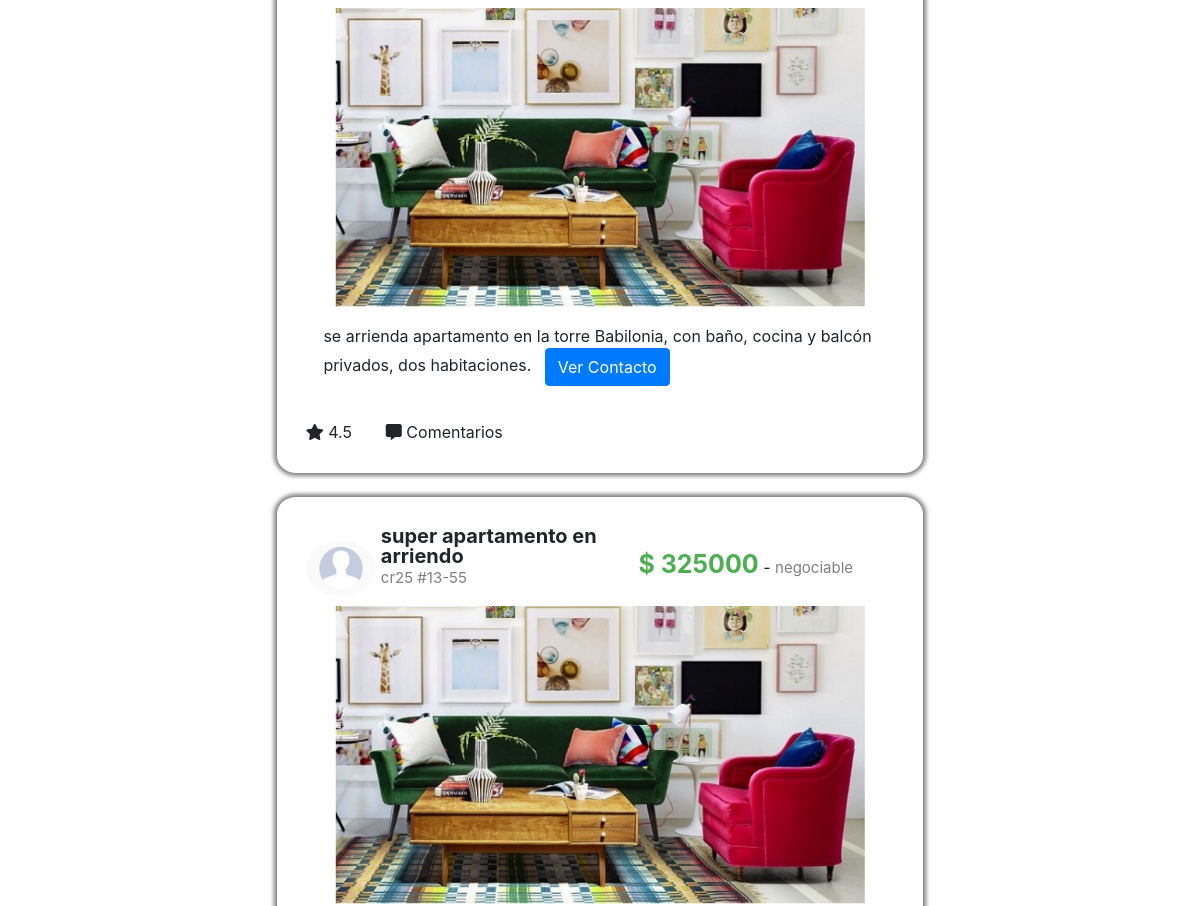
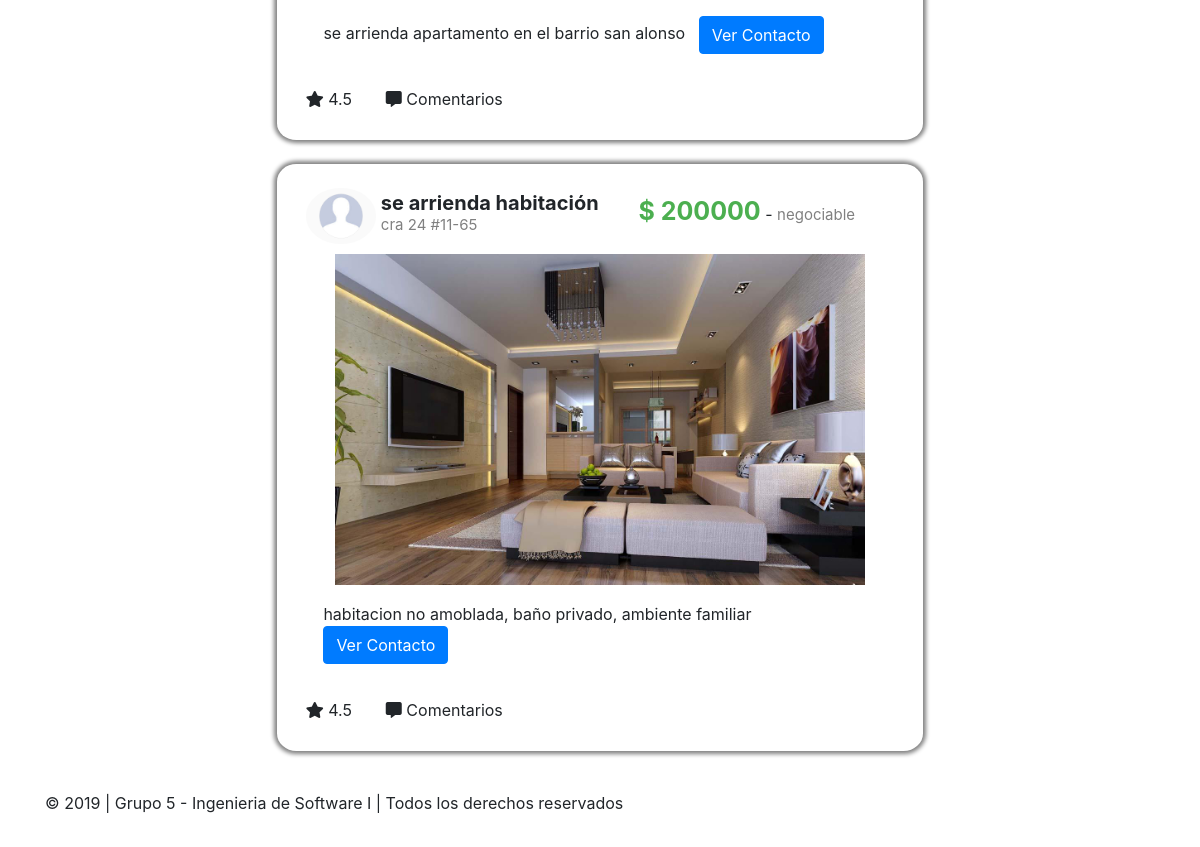
Before: / (lower part) with the older database file (2 pictures, top to bottom).
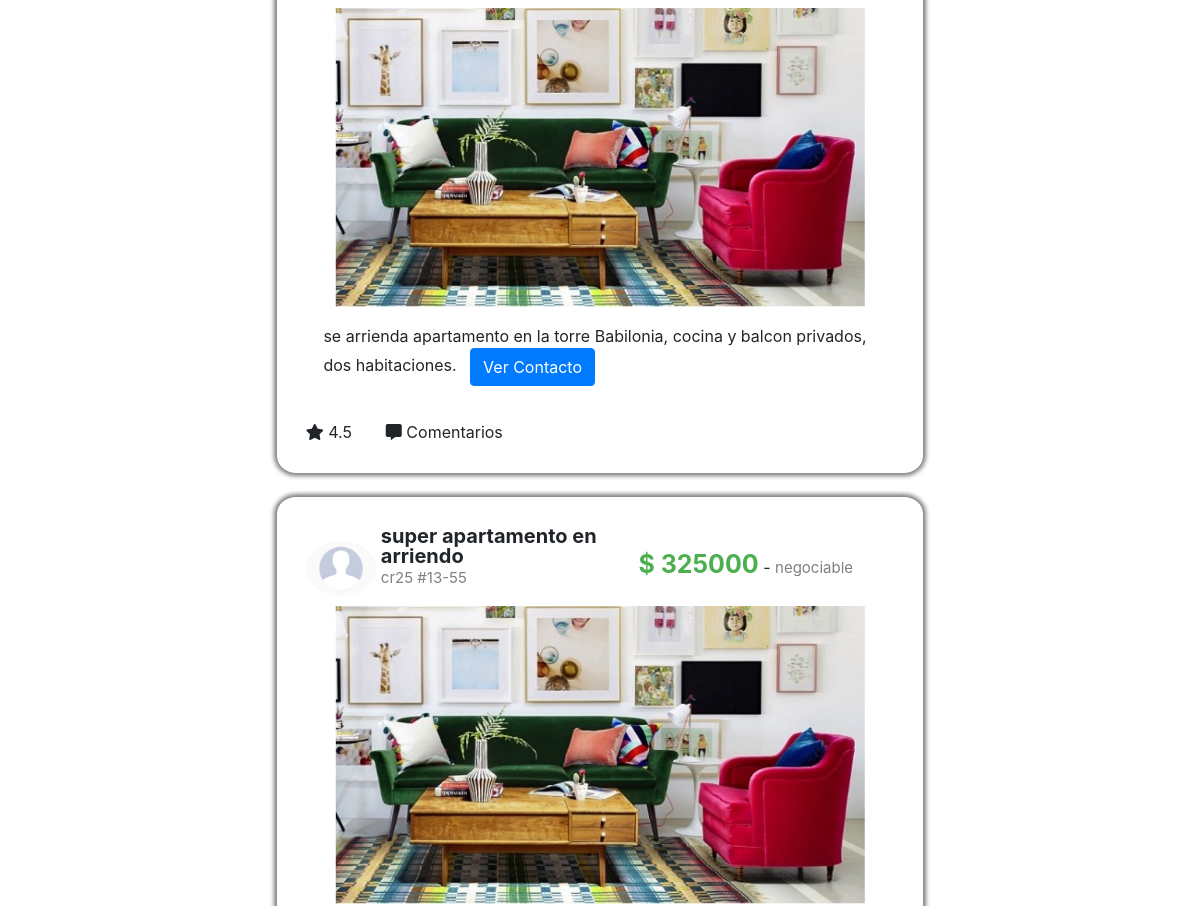
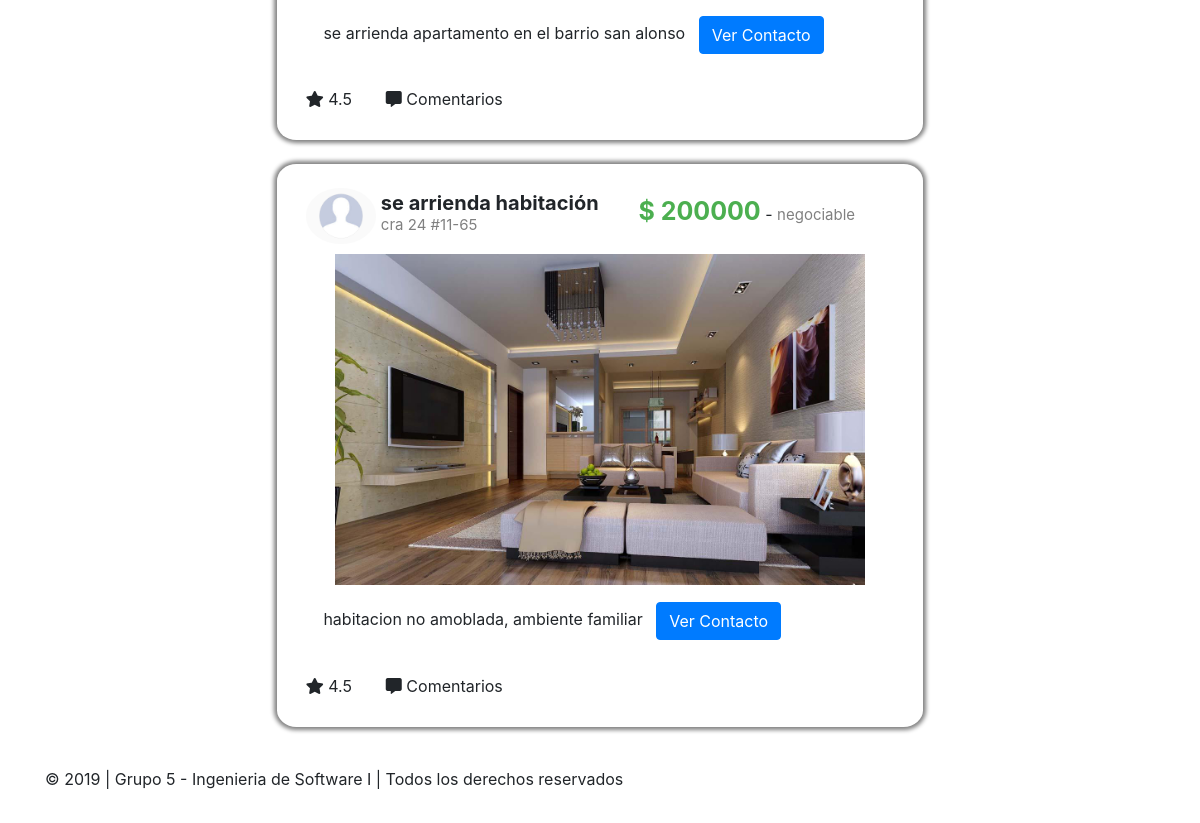
After: the same page with the newer database file (2 pictures, top to bottom).
### tables this page shows
CREATE TABLE `publicacion` (
  `idPublicacion` int(11) NOT NULL,
  `nombre` varchar(30) DEFAULT NULL,
  `ubicacion` varchar(20) DEFAULT NULL,
  `precio` int(11) DEFAULT NULL,
  `descripcion` varchar(150) DEFAULT NULL,
  `fechaPublicada` datetime DEFAULT NULL,
  `estado` char(1) DEFAULT NULL,
  `negociable` char(16) DEFAULT NULL,
  `tipoInmueble` varchar(20) DEFAULT NULL,
  `urlImagen` varchar(100) DEFAULT NULL,
  `idCliente` varchar(20) DEFAULT NULL
);

### index.php (the view, shortened to what this page needs)
<!DOCTYPE html>
<html lang="en">
<head>
    <?php
    $conexion = conectar();
    $sql = "select * from publicacion limit 3";
    $r = mysqli_query($conexion, $sql);
    ?>
    <link rel="stylesheet" href="https://stackpath.bootstrapcdn.com/bootstrap/4.3.1/css/bootstrap.min.css"
>
    <link rel="stylesheet" href="estilo.css">
    <link rel="stylesheet" href="https://use.fontawesome.com/releases/v5.8.1/css/all.css">
</head>
<body>
    <div class="container-fluid">
        <div class="row">
            <div class="col-md-1"></div>
            <div class="col-md-10 fondo">
                <br>
                <div class="container">
                    <br>
                    <br>
                    <div id="lista_publicaciones">
                        <?PHP
                        while ($publicacion = mysqli_fetch_array($r)) {
                            ?>
                        <div class="row">
                            <div class="col-md-2"></div>
                            <div class="col-md-8 contenidoPublicacion">
                                <div class="divImagenPerfil">
                                    <img src="imagenes/im_perfil.png" alt="foto de perfil"
                                        style="width: 100%; border-radius: 50%;">
                                </div>
                                <div class="encabezadoPublicacion">
                                    <span class="tituloPublicacion">
                                        <?PHP echo $publicacion['nombre']; ?></span></br>
                                    <span class="subtituloPublicacion">
                                        <?PHP echo $publicacion['ubicacion']; ?></span></br>
                                </div>
                                <div class="divPrecio">
                                    <span class="tituloPublicacion" style="color:#4CAF50;font-size:25px;">$
                                        <?PHP echo $publicacion['precio']; ?></span> - <span
                                        class="subtituloPublicacion">
                                        <?PHP
                                            echo $publicacion['negociable']; ?>
                                    </span>
                                </div>
                                <div class="imagenPublicacion">
                                    <img <?PHP echo 'src=' . $publicacion['urlImagen']; ?> alt="Publicacion"
                                    style="width: 100%">
                                </div>
                                <div class="descripcionPublicacion">
                                    <p>
                                        <?PHP echo $publicacion['descripcion']; ?> &nbsp <button
                                            onclick="ver_perfil_cliente(this)" data-toggle="modal" data-target="#myModal" type="button" class="btn btn-primary"
                                            style="padding-top:1%;">Ver Contacto</button></p>
                                </div>
                                <div class="botonesPublicacion">
                                    <span class="botonPublicacion"><i class="fas fa-star"></i> 4.5</span>
                                    <span><i class="fas fa-comment-alt"></i> Comentarios</span>
                                </div>
                            </div>
                            <div class="col-md-2">
                            </div>
                        </div>
                        <br>
                        <?PHP
                        }
                        ?>
                    </div>
                </div>
            </div>
            <div class="col-md-1"></div>
        </div>
    </div>
    <footer class="footer mt-auto py-3 fondo">
        <div class="container">
            <p>&copy; 2019 | Grupo 5 - Ingenieria de Software I | Todos los derechos reservados</p>
        </div>
    </footer>
</body>
</html>

Changed rows visible on the page:
changed publicacion: descripcion "se arrienda apartamento en la torre Babilonia, con baño, cocina y balcón privados, dos habitaciones." → "se arrienda apartamento en la torre Babilonia, cocina y balcon privados, dos habitaciones."
changed publicacion "se arrienda habitación": descripcion "habitacion no amoblada, baño privado, ambiente familiar" → "habitacion no amoblada, ambiente familiar"
